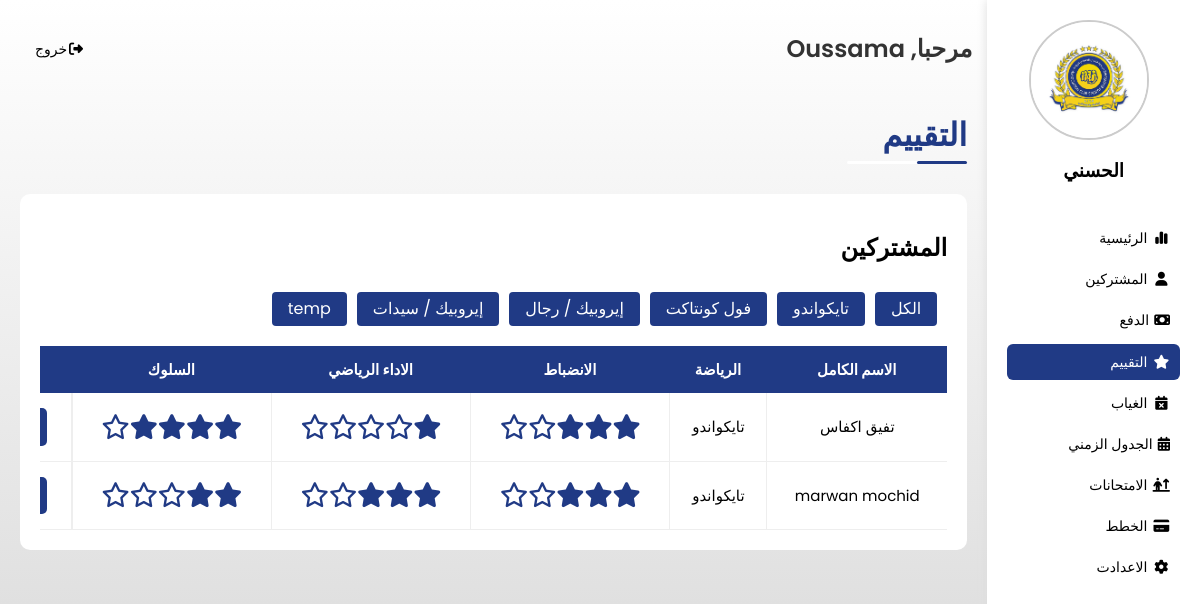
The app's page /assets/admin/evaluation.php (signed in) with its own data.
### tables this page shows
CREATE TABLE `adherents` (
  `identifier` varchar(20) NOT NULL,
  `nom` varchar(50) NOT NULL,
  `prenom` varchar(50) NOT NULL,
  `date_naissance` date NOT NULL,
  `poids` decimal(5,2) NOT NULL,
  `type` varchar(50) NOT NULL,
  `date_adhesion` date NOT NULL DEFAULT (curdate()),
  `image_path` varchar(255) DEFAULT NULL,
  `BC_path` varchar(255) DEFAULT NULL,
  `guardian_name` varchar(50) DEFAULT NULL,
  `guardian_phone` varchar(15) DEFAULT NULL,
  `second_guardian_phone` varchar(15) DEFAULT NULL,
  `address` varchar(255) DEFAULT NULL,
  `health_status` varchar(20) DEFAULT NULL,
  `blood_type` varchar(50) DEFAULT NULL,
  `status` varchar(50) DEFAULT 'pending',
  `current_belt` varchar(50) DEFAULT NULL,
  `next_belt` varchar(50) DEFAULT NULL,
  `licence` varchar(250) DEFAULT NULL,
  `note` text DEFAULT NULL
);

CREATE TABLE `evaluations` (
  `id` int(11) NOT NULL,
  `identifier` varchar(20) NOT NULL,
  `month` int(11) DEFAULT NULL,
  `year` int(11) DEFAULT NULL,
  `discipline` int(11) DEFAULT NULL,
  `performance` int(11) DEFAULT NULL,
  `behavior` int(11) DEFAULT NULL
);

### assets/admin/evaluation.php (the view, shortened to what this page needs)
<?php
require "../php/db_connection.php";
?>
<!DOCTYPE html>
<html lang="en">
<head>
    <link rel="stylesheet" href="../css/framework.css">
    <link rel="stylesheet" href="../css/dashbord.css">
    <link rel="stylesheet" href="../css/normalize.css" />
    <link rel="stylesheet" href="../css/all.min.css" />
    <link rel="stylesheet" href="https://cdn.jsdelivr.net/npm/toastify-js/src/toastify.min.css">
</head>
<body dir="rtl">
    <div class="page d-flex">
        <?php require 'sidebar.php'; ?>
        <div class="content w-full">
            <?php require 'header.php'; ?>
            <h1 class="p-relative">التقييم</h1>
            <div class="absences p-20 bg-fff rad-10 m-20">
                <h2 class="mt-0 mb-20 mt-20">المشتركين</h2>
                <div class="responsive-table special">
                    <div class="options w-full">
                        <div class="branch-filter mt-10 mb-10">
                            <?php
                            $plansQuery = "SELECT DISTINCT name FROM plans";
                            $plansResult = $conn->query($plansQuery);
                            if ($plansResult->num_rows > 0) {
                                echo "<button class='btn-shape bg-c-60 color-fff active mb-10' data-branch='all'>الكل</button>";
                                while ($plan = $plansResult->fetch_assoc()) {
                                    echo "<button class='btn-shape bg-c-60 color-fff mb-10' data-branch='" . htmlspecialchars($plan['name']) . "'>" . htmlspecialchars($plan['name']) . "</button>";
                                }
                            } else {
                                echo "<p>No plans found.</p>";
                            }
                            ?>
                        </div>
                    </div>
                    <table class="fs-15 w-full" id="adherent-list">
                        <thead>
                            <tr>
                                <th>الاسم الكامل</th>
                                <th>الرياضة</th>
                                <th>الانضباط</th>
                                <th>الاداء الرياضي</th>
                                <th>السلوك</th>
                                <th>الإجراء</th>
                            </tr>
                        </thead>
                        <tbody>
                            <?php
                            $stmt1 = $conn->prepare("
                                SELECT adherents.*, plans.name
                                FROM adherents
                                LEFT JOIN plans ON adherents.type = plans.name
                                WHERE adherents.status = ?
                            ");
                            $status_active = 'active';
                            $stmt1->bind_param("s", $status_active);
                            $stmt1->execute();
                            $result1 = $stmt1->get_result();
                            if ($result1->num_rows > 0) {
                                while ($rows1 = $result1->fetch_assoc()) {
                                    $stmt2 = $conn->prepare("SELECT * FROM adherents WHERE identifier = ?");
                                    $stmt2->bind_param("s", $rows1['identifier']);
                                    $stmt2->execute();
                                    $res1 = $stmt2->get_result();
                                    $row1 = $res1->fetch_assoc();
                                    $stmt3 = $conn->prepare("SELECT * FROM evaluations WHERE identifier = ? ORDER BY year DESC, month DESC LIMIT 1");
                                    $stmt3->bind_param("s", $rows1['identifier']);
                                    $stmt3->execute();
                                    $res2 = $stmt3->get_result();
                                    $evaluation = $res2->fetch_assoc();
                                    $discipline = $evaluation['discipline'] ?? 0;
                                    $performance = $evaluation['performance'] ?? 0;
                                    $behavior = $evaluation['behavior'] ?? 0;
                                    echo "<form action='../php/save_evaluation.php' method='post'>";
                                    echo "<tr data-branch='" . htmlspecialchars($rows1['name']) . "'>";
                                    echo "<td>" . htmlspecialchars($row1['prenom'] . " " . $row1['nom']) . "</td>";
                                    echo "<td>" . htmlspecialchars($row1['type']) . "</td>";
                                    echo "<td>";
                                    for ($i = 0; $i < 5; $i++) {
                                        $class = $i < $discipline ? 'fa-solid' : 'fa-regular';
                                        echo "<i class='$class fa-star' data-index='$i'></i>";
                                    }
                                    echo "</td>";
                                    echo "<td>";
                                    for ($i = 0; $i < 5; $i++) {
                                        $class = $i < $performance ? 'fa-solid' : 'fa-regular';
                                        echo "<i class='$class fa-star' data-index='$i'></i>";
                                    }
                                    echo "</td>";
                                    echo "<td>";
                                    for ($i = 0; $i < 5; $i++) {
                                        $class = $i < $behavior ? 'fa-solid' : 'fa-regular';
                                        echo "<i class='$class fa-star' data-index='$i'></i>";
                                    }
                                    echo "</td>";
                                    echo "<td><input type='hidden' name='identifier' value='" . htmlspecialchars($row1['identifier']) . "'>";
                                    echo "<button type='submit' class='btn-shape bg-c-60 color-30'>حفض</button></td>";
                                    echo "</tr>";
                                    echo "</form>";
                                }
                            }
                            ?>
                        </tbody>
                    </table>
                </div>
            </div>
        </div>
    </div>
</body>

### assets/admin/sidebar.php
<?php
$current_page = basename($_SERVER['PHP_SELF']);
require "../php/db_connection.php";
$sql = "SELECT logo, club_name from admin";
$res = $conn->query($sql);
$row = $res->fetch_assoc();
?>
<div class="sidebar bg-fff p-20 p-relative">
    <div class="profile-header">
        <img src="../images/<?php echo $row['logo'];?>" alt="Image de Profil" class="profile-image m-0 mr-10">
        <div class="profile-info">
            <h3 class="p-relative txt-c mt-0"><?php echo $row['club_name'];?></h3>
        </div>
    </div>
    <ul>
        <li>
            <a href="index.php" class="<?php echo $current_page == 'index.php' ? 'active' : ''; ?> d-flex align-c fs-14 color-000 rad-6 p-10">
                <i class="fa-solid fa-chart-simple fa-fw ml-5"></i>
                <span class="fs-14 ml-10">الرئيسية</span>
            </a>
        </li>
        <li>
            <a href="adherentes.php" class="<?php echo $current_page == 'adherentes.php' ? 'active' : ''; ?> d-flex align-c fs-14 color-000 rad-6 p-10">
                <i class="fa-solid fa-user fa-fw ml-10 ml-5"></i>
                <span class="fs-14 ml-10">المشتركين</span>
            </a>
        </li>
        <li>
            <a href="paiement.php" class="<?php echo $current_page == 'paiement.php' ? 'active' : ''; ?> d-flex align-c fs-14 color-000 rad-6 p-10">
                <i class="fa-solid fa-money-bill ml-5"></i>
                <span class="fs-14 ml-10">الدفع</span>
            </a>
        </li>
        <li>
            <a href="evaluation.php" class="<?php echo $current_page == 'evaluation.php' ? 'active' : ''; ?> d-flex align-c fs-14 color-000 rad-6 p-10">
                <i class="fa-solid fa-star fa-fw ml-5"></i>
                <span class="fs-14 ml-10">التقييم</span>
            </a>
        </li>
        <li>
            <a href="absence.php" class="<?php echo $current_page == 'absence.php' ? 'active' : ''; ?> d-flex align-c fs-14 color-000 rad-6 p-10">
                <i class="fa-solid fa-calendar-xmark fa-fw ml-5"></i>
                <span class="fs-14 ml-10">الغياب</span>
            </a>
        </li>
        <li>
            <a href="horaire.php" class="<?php echo $current_page == 'horaire.php' ? 'active' : ''; ?> d-flex align-c fs-14 color-000 rad-6 p-10">
                <i class="fa-solid fa-calendar-days ml-5"></i>
                <span class="fs-14 ml-10">الجدول الزمني</span>
            </a>
        </li>
        <li>
            <a href="exame.php" class="<?php echo $current_page == 'exame.php' ? 'active' : ''; ?> d-flex align-c fs-14 color-000 rad-6 p-10">
                <i class="fa-solid fa-person-arrow-up-from-line fa-fw ml-5"></i>
                <span class="fs-14 ml-10">الامتحانات</span>
            </a>
        </li>
        <li>
            <a href="plans.php" class="<?php echo $current_page == 'plans.php' ? 'active' : ''; ?> d-flex align-c fs-14 color-000 rad-6 p-10">
                <i class="fa-solid fa-credit-card fa-fw ml-5"></i>
                <span class="fs-14 ml-10">الخطط</span>
            </a>
        </li>
        <li>
            <a href="settings.php" class="<?php echo $current_page == 'settings.php' ? 'active' : ''; ?> d-flex align-c fs-14 color-000 rad-6 p-10">
                <i class="fa-solid fa-gear fa-fw ml-5"></i>
                <span class="fs-14 ml-10">الاعدادت</span>
            </a>
        </li>
    </ul>
</div>

### assets/css/framework.css (style rules this page uses)
:root { --color-60: #203a85; --color-60-Tr: #203a8580; --color-30: #fff; --color-10: #333333; --color-10-transparent: #3333331a; --color-second: #d6d6d6; --color-aaa: #aaa; --color-333: #333; --color-f8f9fa: #f8f9fa; --c-f00: #f00; }
.d-flex { display: flex; }
.align-c { align-items: center; }
.p-10 { padding: 10px; }
.p-20 { padding: 20px; }
.m-0 { margin: 0; }
.m-20 { margin: 20px; }
.mt-0 { margin-top: 0; }
.mt-10 { margin-top: 10px; }
.mt-20 { margin-top: 20px; }
.mr-10 { margin-right: 10px; }
.ml-10 { margin-left: 10px; }
.ml-5 { margin-left: 5px; }
.mb-10 { margin-bottom: 10px; }
.mb-20 { margin-bottom: 20px; }
.bg-fff { background-color: var(--color-30); }
.bg-c-60 { background-color: var(--color-60); }
.color-000 { color: var(--c-000); }
.color-30 { color: var(--color-30); }
.p-relative { position: relative; }
.txt-c { text-align: center; }
.fs-14 { font-size: 14px; }
.fs-15 { font-size: 15px; }
.rad-6 { border-radius: 6px; -webkit-border-radius: 6px; -moz-border-radius: 6px; -ms-border-radius: 6px; -o-border-radius: 6px; }
.rad-10 { border-radius: 10px; -webkit-border-radius: 10px; -moz-border-radius: 10px; -ms-border-radius: 10px; -o-border-radius: 10px; }
.w-full { width: 100%; }

### assets/css/dashbord.css (style rules this page uses)
:root { --color-60: #203a85; --color-60-Tr: #203a8580; --color-30: #fff; --color-10: #333333; --color-10-transparent: #3333331a; --color-second: #d6d6d6; --color-aaa: #aaa; --color-333: #333; --c-fff: #fff; --c-f00: #f00; }
* { box-sizing: border-box; }
body { margin: 0; font-family: 'Poppins', 'Work Sans', sans-serif; }
a { text-decoration: none; color: var(--c-fff); }
.content { overflow: hidden; }
.page { background-image: linear-gradient(180deg, var(--color-30) 0%, var(--color-second) 100%); min-height: 100vh; width: 100%; }
ul { list-style: none; padding: 0; }
.sidebar { width: 250px; box-shadow: 0 0 10px #ddd; }
.sidebar ul li a { transition: .3s; -webkit-transition: .3s; -moz-transition: .3s; -ms-transition: .3s; -o-transition: .3s; margin-bottom: 5px; }
.sidebar ul li a:hover, .sidebar ul li a.active { background-color: var(--color-60); color: var(--color-30); }
.page h1 { margin: 20px 20px 40px; color: var(--color-60); }
.page h1::before, .page h1::after { content: ""; height: 3px; position: absolute; bottom: -10px; right: 0; border-radius: 10px; -webkit-border-radius: 10px; -moz-border-radius: 10px; -ms-border-radius: 10px; -o-border-radius: 10px; }
.page h1::before { background-color: var(--color-30); width: 120px; }
.page h1::after { background-color: var(--color-60); width: 50px; }
.btn-shape { padding: 10px 20px; border: none; border-radius: 5px; cursor: pointer; }
.branch-filter button { margin-right: 10px; padding: 8px 16px; border: none; border-radius: 4px; background-color: var(--color-60); color: #fff; cursor: pointer; }
.absences .responsive-table, .horaire .responsive-table { overflow-x: auto; }
.absences table, .horaire table { min-width: 1000px; border-spacing: 0; }
.absences thead th, .horaire th { background-color: var(--color-60); color: var(--color-30); }
.absences table th, .absences table td, .horaire table th, .horaire table td { padding: 15px; text-align: center; }
.absences tbody td, .horaire tbody td { border-bottom: 1px solid #eee; border-left: 1px solid #eee; transition: .3s; -webkit-transition: .3s; -moz-transition: .3s; -ms-transition: .3s; -o-transition: .3s; }
.special tbody td:last-child, .horaire tbody td:last-child { border-right: 1px solid #eee; }
.special tbody td:last-child { display: flex; flex-direction: column; align-items: center; justify-content: center; }
form { display: flex; flex-direction: column; }
.profile-header { display: flex; align-items: center; margin-bottom: 20px; gap: 20px; }
.profile-image { width: 120px; height: 120px; border-radius: 50%; border: 2px solid #ccc; object-fit: cover; }
.profile-header { display: flex; flex-direction: column; align-items: center; margin-bottom: 20px; gap: 20px; }

### assets/admin/evaluation.php (style rules this page uses)
table i { color: #203a85; font-size: 25px; }

### records on screen
adherents: prenom+nom "تفيق اكفاس", type "تايكواندو"
adherents: prenom+nom "marwan mochid", type "تايكواندو"

### other values on screen
$row['club_name'] "الحسني"
$user_name "Oussama"
$plan['name'] "تايكواندو"
$plan['name'] "فول كونتاكت"
$plan['name'] "إيروبيك / رجال"
$plan['name'] "إيروبيك / سيدات"
$plan['name'] "temp"
